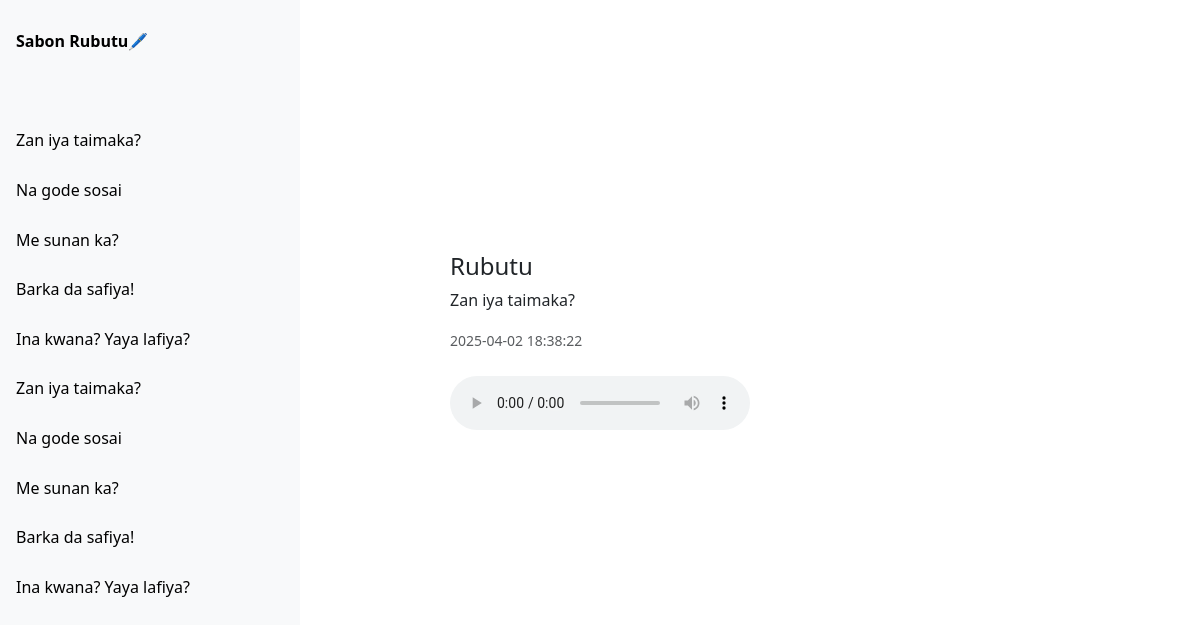
The page /history/5 on the database as committed earlier.
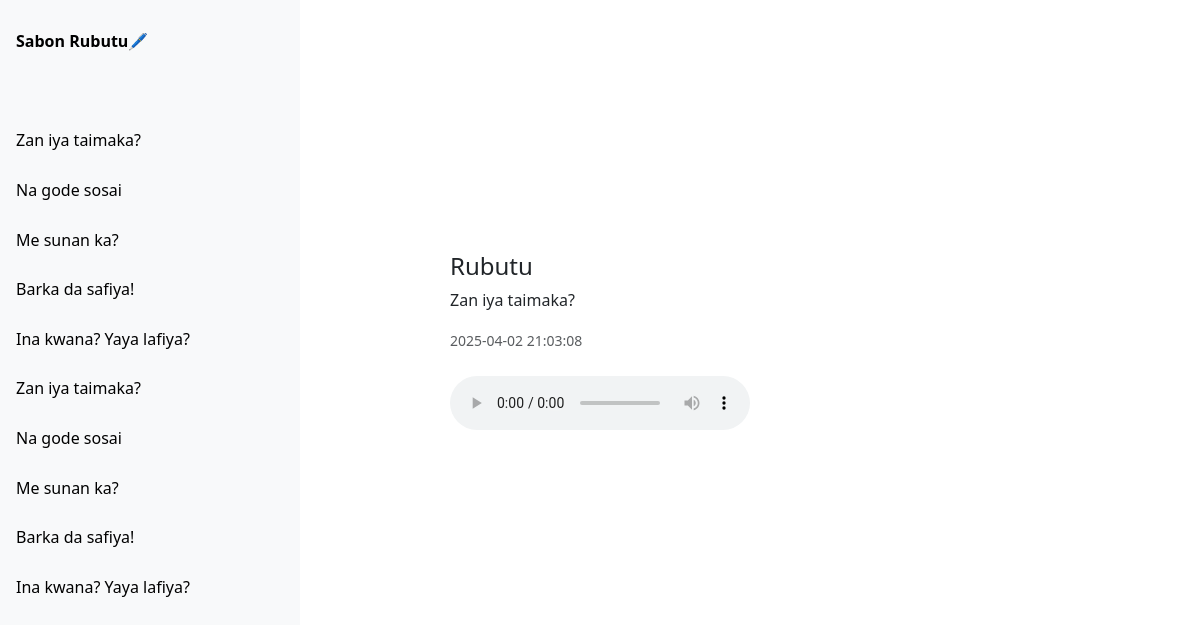
The same page on the database as committed later.
### tables this page shows
CREATE TABLE tts_history (
            id INTEGER PRIMARY KEY AUTOINCREMENT,
            text TEXT NOT NULL,
            audio_file TEXT NOT NULL,
            timestamp DATETIME DEFAULT CURRENT_TIMESTAMP
        );

### app.py (the view)
@app.route('/history/<int:item_id>')
def view_history(item_id):
    history = get_all_history()
    with sqlite3.connect(DB_PATH) as conn:
        row = conn.execute("SELECT text, audio_file, timestamp FROM tts_history WHERE id = ?", (item_id,)).fetchone()
    return render_template('history.html', item=row, history=history)

### app.py (called while the page is built)
def get_all_history():
    with sqlite3.connect(DB_PATH) as conn:
        return conn.execute("SELECT id, text FROM tts_history ORDER BY id DESC").fetchall()

### templates/history.html (shortened to what this page needs)
{% extends 'base.html' %}
{% block content %}
    <div class="d-flex justify-content-center align-items-center" style="min-height: 80vh;">
        <div class="w-100" style="max-width: 600px;">
            <h4 class="mb-2">Rubutu</h4>
            <p>{{ item[0] }}</p>
            <small class="text-muted">{{ item[2] }}</small>
            <br><br>
            <audio controls>
                <source src="{{ url_for('static', filename=item[1].split('static')[1]) }}" type="audio/mpeg">
            </audio>
        </div>
    </div>
{% endblock %}

### templates/base.html (shortened to what this page needs)
<!DOCTYPE html>
<html lang="ha">
<head>
    <link href="https://cdn.jsdelivr.net/npm/bootstrap@5.3.2/dist/css/bootstrap.min.css" rel="stylesheet">
    <link href="https://cdnjs.cloudflare.com/ajax/libs/font-awesome/5.15.4/css/all.min.css" rel="stylesheet">
</head>
<body>
<div class="row g-0">
    <div class="col-md-3 sidebar">
        <a class="new_text" href="{{ url_for('new_text') }}"><strong>Sabon Rubutu🖊</strong></a>
        {% for item in history %}
            <a href="{{ url_for('view_history', item_id=item[0]) }}">{{ item[1][:30] }}{% if item[1]|length > 30 %}...{% endif %}</a>
        {% endfor %}
    </div>
    <div class="col-md-9 p-4">
        {% block content %}{% endblock %}
    </div>
</div>
</body>
</html>

Rows that differ between the two databases and show on the page:
changed tts_history (number 6 of 10 on the later page): timestamp "2025-04-02 18:38:22" → "2025-04-02 21:03:08"
